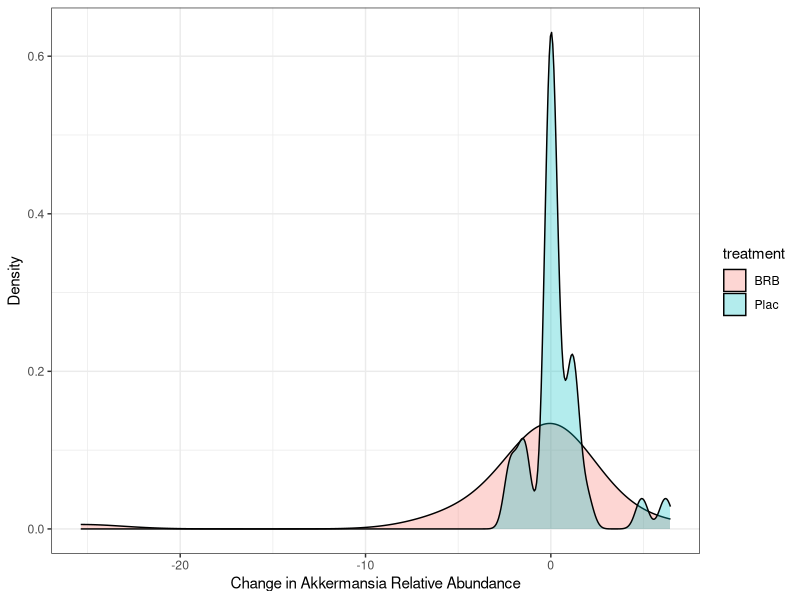
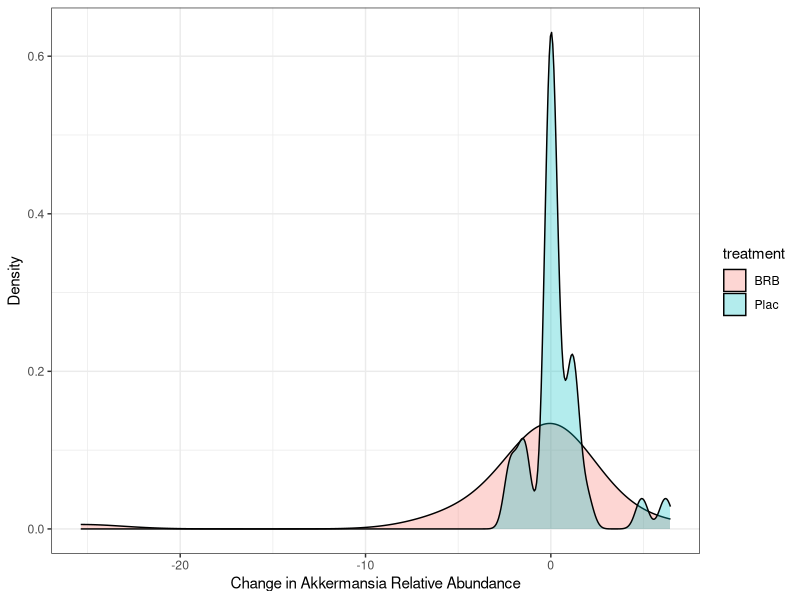

The R source for these figures, in order:
## ---- chunk 1
knitr::opts_chunk$set(echo = TRUE)

library(tidyverse)
## ---- chunk 2
x <- read_csv("../data/derived/bewell_akkermansia.csv")
## ---- chunk 3
y <- 
  x %>%
  mutate(BRB = tB - rB,
         Plac = tP - rP) %>%
  select(Subject.ID, BRB, Plac) %>%
  gather(-Subject.ID, 
         key = "treatment", 
         value = "rel.abun") %>%
  mutate(trt.bin = if_else(treatment == "BRB",
                           true = 1,
                           false = 0))
## ---- chunk 4
y %>%
  ggplot(aes(x = rel.abun)) +
  geom_density(aes(fill = treatment), alpha = 0.3) +
  theme_bw() +
  labs(x = "Change in Akkermansia Relative Abundance",
       y = "Density")
ggsave("../figures/Akk-diff-check.png",
       height = 3, width = 5)
## ---- chunk 5
var.test(rel.abun ~ treatment, data = y)

t.test(rel.abun ~ treatment, data = y)

wilcox.test(rel.abun ~ treatment, data = y)

logit <- 
  glm(trt.bin ~ rel.abun, 
    family = "binomial",
    data = y)

summary(logit)
## ---- chunk 6
y %>%
  arrange(-rel.abun) %>%
  filter(treatment == "BRB")
